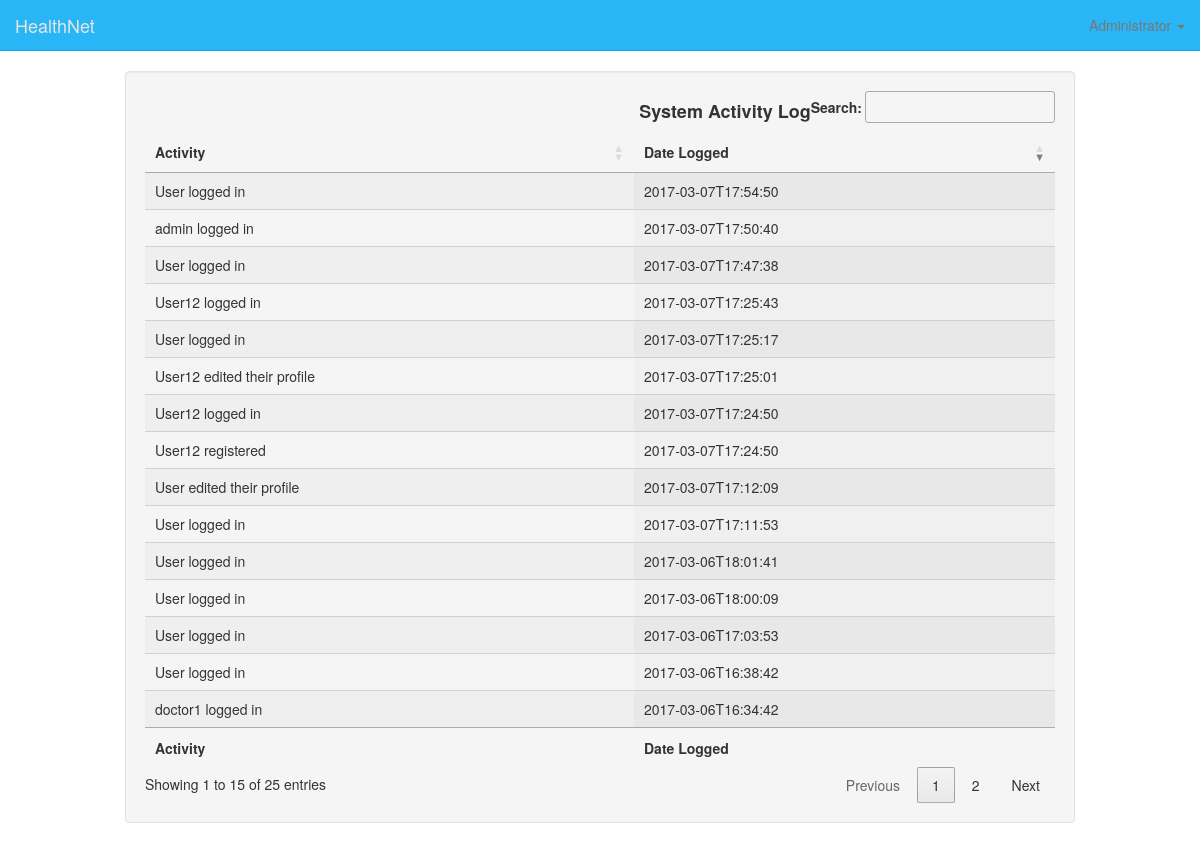
Page /adminpanel/ (signed in) on the committed database.
### HealthNetApp/models.py (models this page shows)
class Activity(models.Model):
    data = models.CharField(max_length=250)
    date = models.CharField(max_length=50)

### HealthNetApp/views.py (the view)
# urls.py: url(r'^adminpanel/', views.adminpanel),
def adminpanel(request):
    if not request.user.is_authenticated() or request.user.person.usertype != 'admin':
        return redirect('/login/')
    log = Activity.objects.filter().order_by('-pk')
    return render(request, 'adminpanel.html', {'user': request.user.person, 'log': log})

### templates/adminpanel.html (shortened to what this page needs)
{% include 'navbar.html' %}
{% block content %}
    <div class="container">
        <div class="well col-md-10 col-md-offset-1">
            <table id="activities" class="display" cellspacing="0" width="100%">
                <thead>
                <tr>
                    <th>Activity</th>
                    <th>Date Logged</th>
                </tr>
                </thead>
                <tfoot>
                <tr>
                    <th>Activity</th>
                    <th>Date Logged</th>
                </tr>
                </tfoot>
                <tbody>
                {% for activity in log %}
                    <tr>
                        <td>{{ activity.data }}</td>
                        <td>{{ activity.date }}</td>
                    </tr>
                {% endfor %}
                </tbody>
        </div>
    </div>
{% endblock %}

### templates/navbar.html (shortened to what this page needs)
{% load staticfiles %}
<!DOCTYPE html>
<html lang="en">
<head>
    <link rel="stylesheet" href="../static/css/bootstrap.css">
    <link rel="stylesheet" type="text/css" href="//cdnjs.cloudflare.com/ajax/libs/fullcalendar/2.4.0/fullcalendar.min.css">
    <link rel="stylesheet" href="https://cdn.datatables.net/1.10.10/css/jquery.dataTables.min.css">
    <link id="css_day" rel="stylesheet" href="../static/css/HealthNetApp/fc_dayview.css">
</head>
<body>
<nav class="navbar navbar-default navbar-static-top">
    <div class="container-fluid">
        <div class="navbar-header">
            <a class="navbar-brand" href="/dashboard/">HealthNet </a>
        </div>
        <ul class="nav navbar-nav navbar-right">
            <li class="dropdown">
                <a href="#" class="dropdown-toggle" data-toggle="dropdown" role="button" aria-haspopup="true"
                   aria-expanded="false">
                    {% if user.usertype == "patient" %}
                        {{ user.first_name|safe|escape }} {{ user.last_name|safe|escape }}
                    {% elif user.usertype == "doctor" %}
                        Dr. {{ user.last_name|safe|escape }}
                    {% elif user.usertype == "nurse" %}
                        Nurse {{ user.last_name|safe|escape }}
                    {% elif user.usertype == "admin" %}
                        Administrator
                    {% endif %}
                    <span class="caret"></span></a>
            </li>
        </ul>
    </div>
</nav>
</body>
</html>

### rows in the picture
Activity: data "User logged in", date "2017-03-07T17:54:50"
Activity: data "admin logged in", date "2017-03-07T17:50:40"
Activity: data "User logged in", date "2017-03-07T17:47:38"
Activity: data "User12 logged in", date "2017-03-07T17:25:43"
Activity: data "User logged in", date "2017-03-07T17:25:17"
Activity: data "User12 edited their profile", date "2017-03-07T17:25:01"
Activity: data "User12 logged in", date "2017-03-07T17:24:50"
Activity: data "User12 registered", date "2017-03-07T17:24:50"
Activity: data "User edited their profile", date "2017-03-07T17:12:09"
Activity: data "User logged in", date "2017-03-07T17:11:53"
Activity: data "User logged in", date "2017-03-06T18:01:41"
Activity: data "User logged in", date "2017-03-06T18:00:09"
Activity: data "User logged in", date "2017-03-06T17:03:53"
Activity: data "User logged in", date "2017-03-06T16:38:42"
Activity: data "doctor1 logged in", date "2017-03-06T16:34:42"
